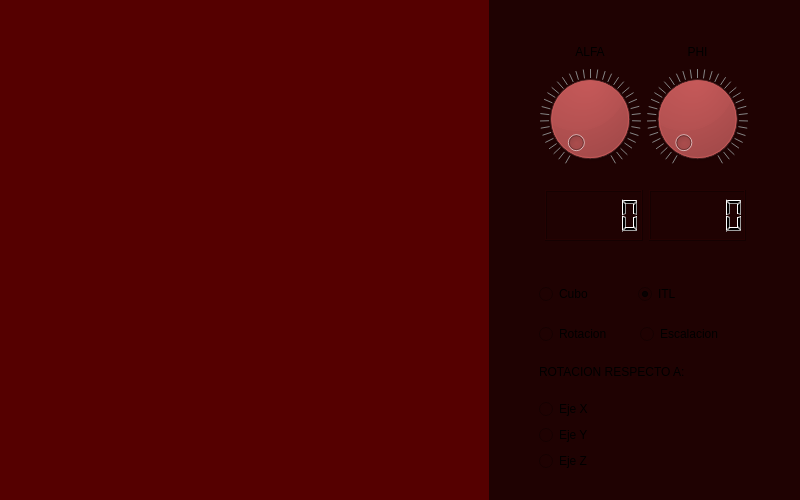
<?xml version="1.0" encoding="UTF-8"?>
<ui version="4.0">
 <class>Widget</class>
 <widget class="QWidget" name="Widget">
  <property name="geometry">
   <rect>
    <x>0</x>
    <y>0</y>
    <width>800</width>
    <height>500</height>
   </rect>
  </property>
  <property name="palette">
   <palette>
    <active>
     <colorrole role="Window">
      <brush brushstyle="SolidPattern">
       <color alpha="255">
        <red>85</red>
        <green>0</green>
        <blue>0</blue>
       </color>
      </brush>
     </colorrole>
    </active>
    <inactive>
     <colorrole role="Window">
      <brush brushstyle="SolidPattern">
       <color alpha="255">
        <red>85</red>
        <green>0</green>
        <blue>0</blue>
       </color>
      </brush>
     </colorrole>
    </inactive>
    <disabled>
     <colorrole role="Base">
      <brush brushstyle="SolidPattern">
       <color alpha="255">
        <red>85</red>
        <green>0</green>
        <blue>0</blue>
       </color>
      </brush>
     </colorrole>
     <colorrole role="Window">
      <brush brushstyle="SolidPattern">
       <color alpha="255">
        <red>85</red>
        <green>0</green>
        <blue>0</blue>
       </color>
      </brush>
     </colorrole>
    </disabled>
   </palette>
  </property>
  <property name="windowTitle">
   <string>APP 3D</string>
  </property>
  <widget class="QWidget" name="widget" native="true">
   <property name="geometry">
    <rect>
     <x>489</x>
     <y>0</y>
     <width>311</width>
     <height>500</height>
    </rect>
   </property>
   <property name="styleSheet">
    <string notr="true">background-color: rgb(31, 2, 2);</string>
   </property>
   <widget class="QWidget" name="layoutWidget">
    <property name="geometry">
     <rect>
      <x>50</x>
      <y>40</y>
      <width>209</width>
      <height>129</height>
     </rect>
    </property>
    <layout class="QGridLayout" name="gridLayout">
     <item row="0" column="0">
      <widget class="QLabel" name="label">
       <property name="text">
        <string>ALFA</string>
       </property>
       <property name="alignment">
        <set>Qt::AlignCenter</set>
       </property>
      </widget>
     </item>
     <item row="0" column="1">
      <widget class="QLabel" name="label_2">
       <property name="text">
        <string>PHI</string>
       </property>
       <property name="alignment">
        <set>Qt::AlignCenter</set>
       </property>
      </widget>
     </item>
     <item row="1" column="0">
      <widget class="QDial" name="dialAlfa">
       <property name="maximum">
        <number>360</number>
       </property>
       <property name="singleStep">
        <number>10</number>
       </property>
       <property name="value">
        <number>0</number>
       </property>
       <property name="notchesVisible">
        <bool>true</bool>
       </property>
      </widget>
     </item>
     <item row="1" column="1">
      <widget class="QDial" name="dialPhi">
       <property name="maximum">
        <number>360</number>
       </property>
       <property name="singleStep">
        <number>10</number>
       </property>
       <property name="notchesVisible">
        <bool>true</bool>
       </property>
      </widget>
     </item>
    </layout>
   </widget>
   <widget class="QWidget" name="layoutWidget">
    <property name="geometry">
     <rect>
      <x>56</x>
      <y>190</y>
      <width>201</width>
      <height>51</height>
     </rect>
    </property>
    <layout class="QGridLayout" name="gridLayout_2">
     <item row="0" column="0">
      <widget class="QLCDNumber" name="lcdAlfa"/>
     </item>
     <item row="0" column="1">
      <widget class="QLCDNumber" name="lcdPhi"/>
     </item>
    </layout>
   </widget>
   <widget class="QWidget" name="layoutWidget">
    <property name="geometry">
     <rect>
      <x>50</x>
      <y>350</y>
      <width>201</width>
      <height>121</height>
     </rect>
    </property>
    <layout class="QVBoxLayout" name="verticalLayout">
     <item>
      <widget class="QLabel" name="label_3">
       <property name="text">
        <string>ROTACION RESPECTO A:</string>
       </property>
      </widget>
     </item>
     <item>
      <widget class="QRadioButton" name="rbEjeX">
       <property name="text">
        <string>Eje X</string>
       </property>
      </widget>
     </item>
     <item>
      <widget class="QRadioButton" name="rbEjeY">
       <property name="text">
        <string>Eje Y</string>
       </property>
      </widget>
     </item>
     <item>
      <widget class="QRadioButton" name="rbEjeZ">
       <property name="text">
        <string>Eje Z</string>
       </property>
      </widget>
     </item>
    </layout>
   </widget>
   <widget class="QWidget" name="layoutWidget">
    <property name="geometry">
     <rect>
      <x>50</x>
      <y>320</y>
      <width>195</width>
      <height>28</height>
     </rect>
    </property>
    <layout class="QHBoxLayout" name="horizontalLayout">
     <item>
      <widget class="QRadioButton" name="rbRotacion">
       <property name="text">
        <string>Rotacion</string>
       </property>
      </widget>
     </item>
     <item>
      <widget class="QRadioButton" name="rbEscalacion">
       <property name="text">
        <string>Escalacion</string>
       </property>
      </widget>
     </item>
    </layout>
   </widget>
   <widget class="QWidget" name="layoutWidget">
    <property name="geometry">
     <rect>
      <x>50</x>
      <y>280</y>
      <width>191</width>
      <height>28</height>
     </rect>
    </property>
    <layout class="QHBoxLayout" name="horizontalLayout_2">
     <item>
      <widget class="QRadioButton" name="rbCubo">
       <property name="text">
        <string>Cubo</string>
       </property>
       <property name="checked">
        <bool>false</bool>
       </property>
      </widget>
     </item>
     <item>
      <widget class="QRadioButton" name="rbITL">
       <property name="text">
        <string>ITL</string>
       </property>
       <property name="checked">
        <bool>true</bool>
       </property>
      </widget>
     </item>
    </layout>
   </widget>
  </widget>
 </widget>
 <resources/>
 <connections/>
</ui>
